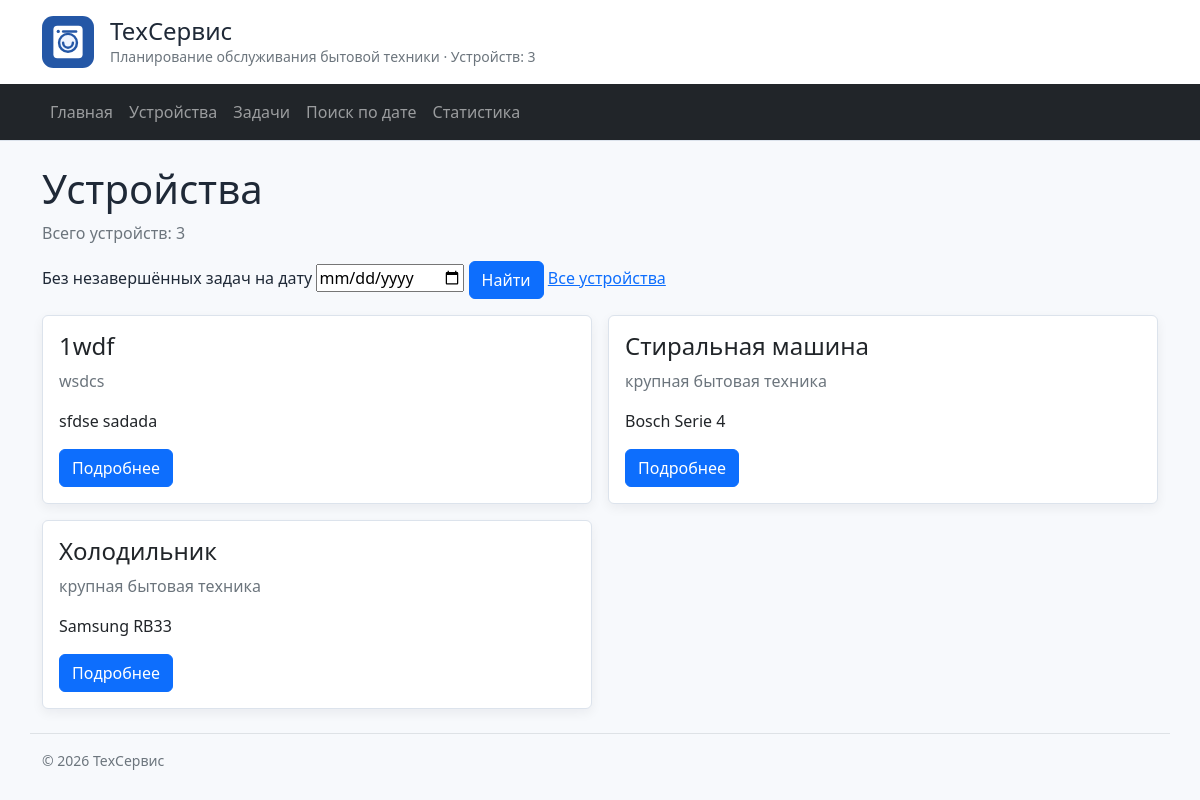
Page /devices/ on the committed database.
### devices/models.py (models this page shows, shortened)
class Device(models.Model):
    slug = models.SlugField(
        "Адрес страницы", unique=True, default=device_slug, editable=False
    )
    owner = models.ForeignKey(
        "homepage.User",
        verbose_name="Владелец",
        on_delete=models.PROTECT,
        related_name="devices",
    )
    name = models.CharField(verbose_name="Название", max_length=200)
    category = models.CharField(verbose_name="Категория", max_length=100)
    brand = models.CharField(verbose_name="Бренд", max_length=100, blank=True)
    model = models.CharField(verbose_name="Модель", max_length=100, blank=True)
    serial_number = models.CharField(
        verbose_name="Серийный номер", max_length=100, blank=True
    )
    last_service_date = models.DateField(
        verbose_name="Последнее обслуживание", null=True, blank=True
    )
    service_interval_days = models.PositiveIntegerField(
        verbose_name="Интервал обслуживания в днях",
        default=180,
        validators=[MinValueValidator(1)],
    )
    notes = models.TextField(verbose_name="Примечания", blank=True)
    class Meta:
        verbose_name = "Устройство"
        verbose_name_plural = "Устройства"
        ordering = ["name", "pk"]
        constraints = [
            models.CheckConstraint(
                condition=models.Q(service_interval_days__gt=0),
                name="positive_service_interval",
            )
        ]
    def get_absolute_url(self) -> str:
        return reverse("devices:detail_slug", kwargs={"slug": self.slug})

### devices/views.py (the view, shortened to what this page needs)
# urls.py: path("", views.devices, name="list"),
def devices(request: HttpRequest) -> HttpResponse:
    available_on = request.GET.get("available_on", "")
    queryset = list_devices()
    error = ""
    return render(
        request,
        "devices/device_list.html",
        {
            "devices": queryset,
            "available_on": available_on,
            "error": error,
        },
    )

### homepage/context_processors.py (called while the page is built)
def site_context(request) -> dict:
    return {"site_name": "ТехСервис", "device_count": Device.objects.count()}

### maintenance_web/queries.py (called while the page is built)
def list_devices() -> QuerySet:
    return Device.objects.select_related("owner").all()

### devices/templates/devices/device_list.html (shortened to what this page needs)
{% extends "base.html" %}
{% block content %}
    <div class="d-flex justify-content-between align-items-end mb-3">
        <div>
            <h1>Устройства</h1>
            <p class="text-secondary mb-0">
                Всего устройств: {{ devices|length }}
            </p>
        </div>
    </div>
    <form method="get" class="mb-3">
        <label for="available_on">Без незавершённых задач на дату</label>
        <input id="available_on" type="date" name="available_on" value="{{ available_on }}">
        <button class="btn btn-primary">Найти</button>
        <a href="{% url 'devices:list' %}">Все устройства</a>
    </form>
    <div class="row g-3">
        {% for device in devices %}
            <div class="col-12 col-md-6">
                {% include "devices/includes/device_card.html" %}
            </div>
        {% empty %}
            <p>Устройства не найдены.</p>
        {% endfor %}
    </div>
{% endblock %}

### devices/templates/devices/includes/device_card.html
<article class="card device-card h-100">
    <div class="card-body d-flex flex-column">
        <h2 class="h4 card-title">
            {{ device.name|default:"Без названия" }}
        </h2>
        <p class="card-text text-secondary">{{ device.category }}</p>
        <p class="card-text">
            {{ device.brand|default:"Бренд не указан" }}
            {{ device.model }}
        </p>
        <a
            href="{{ device.get_absolute_url }}"
            class="btn btn-primary mt-auto align-self-start"
        >
            Подробнее
        </a>
    </div>
</article>

### homepage/static/homepage/css/style.css (style rules this page uses)
:root { --service-blue: #2457a6; --service-blue-soft: #eef4ff; --service-border: #dce3ec; }
body { min-height: 100vh; background: #f7f9fc; color: #1f2937; }
.device-card, .task-card, .detail-card { border-color: var(--service-border); box-shadow: 0 0.25rem 0.75rem rgb(15 23 42 / 6%); }

### rows in the picture
Device: name "1wdf", category "wsdcs", brand "sfdse", model "sadada"
Device: name "Стиральная машина", category "крупная бытовая техника", brand "Bosch", model "Serie 4"
Device: name "Холодильник", category "крупная бытовая техника", brand "Samsung", model "RB33"

### other values in the picture
{{ site_name }} "ТехСервис"
{{ device_count }} "3"
{{ devices|length }} "3"
